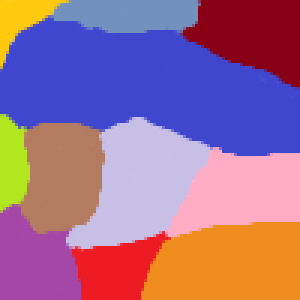
#> input picture ENGR7761 - Assignment 2/steve2.png, 100 x 100 px (shown 3 times larger)
$ jupyter execute Assignment2Final.ipynb   (shell and % lines are left out)
#> lines starting #> are read from the running program, lines starting #| are printed output that depends on the picture; after the words box and inside, x2 and y2 are one past the last pixel; in counts of white or black regions, pixels touching at a corner belong together
[cell 1]
boundaries =[
    ([200, 15, 17], [255, 56, 50]),  #Red
    ([50, 50, 150], [88, 88, 255]),  #Blue
    ([240, 230, 0], [255, 250, 10]),#Yellow#1
    ([255, 190, 10], [255, 215, 20]),#Yellow#2
    ([100, 120, 170], [130, 165, 210]),#Silver
    ([110, 0, 5],[150, 10, 35]),#Maroon
    ([160, 200, 10],[200, 250, 40]),#Lime
    ([20, 160, 60],[50, 190, 90]),#Green
    ([200, 120, 20],[250, 160, 50]),#Orange
    ([160, 100, 50],[200, 150, 100]),#Brown
    ([230, 155, 180],[255, 190, 210]),#Pink
    ([180, 180, 220],[225, 210, 245]),#Lavendar
    ([150, 50, 150],[180, 90, 180]),#Purple

]

boundariescolours = [
    "Red", "Blue", "Yellow1", "Yellow2", "Silver", "Maroon", "Lime", "Green", "Orange", "Brown", "Pink", "Lavendar", "Purple"
]

[cell 2]
import numpy as np
import cv2
import matplotlib.pyplot as plt
from PIL import Image
import pylab

pic = Image.open('steve2.png')
#> pic is the input picture: PIL image 100x100 RGB; mean R, G, B 157, 109.8, 143.9
import xlsxwriter
width, height = pic.size
#> width = 100; height = 100

new_pic_arr = []
np.seterr(over='ignore')

[cell 3]
pic

[cell 4]
pic_arr = np.asarray(pic)
new_pic_arr = pic_arr.copy()
print(pic_arr.shape)
#| (100, 100, 3)

blurred = cv2.GaussianBlur(pic_arr, (5,5), 0)
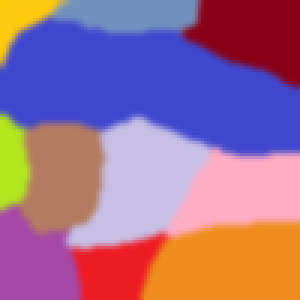
#> blurred: shape (100, 100, 3) (shown 3 times larger); mean R, G, B 157, 109.7, 143.9
lab = cv2.cvtColor(blurred, cv2.COLOR_BGR2LAB)
#> lab: shape (100, 100, 3); mean of channels 0, 1, 2 139.8, 158.3, 113.9

[cell 5]
threshold = 40
for i in range(height):
    for j in range(width):
        current_pixel = pic_arr[i,j]
        if i < height-1 and j < width-1:
            next_pixel = pic_arr[i+1,j+1]

        diff = [abs(int(next_pixel[0]) - int(current_pixel[0])), abs(int(next_pixel[1]) - int(current_pixel[1])), abs(int(next_pixel[2]) - int(current_pixel[2]))]

        if diff[0] >= threshold or diff[1] >= threshold or diff[2] >= threshold:
            new_pic_arr[i,j] = [0,0 , 0]
        else:
            new_pic_arr[i,j] = pic_arr[i,j]
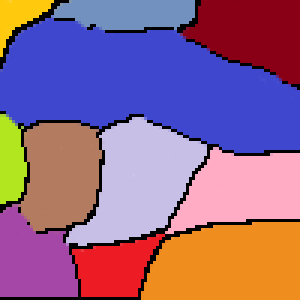
#> new_pic_arr: shape (100, 100, 3) (shown 3 times larger); 6.1% of pixels changed, all inside (x1, y1, x2, y2) = (0, 0, 100, 100)

[cell 6]
plt.imshow(new_pic_arr)

[cell 7]
l = 0
k = 0
p = 0
black = [0,0,0]

occured = False
found = False
alreadyset = False
firstpixel =[]
secondpixel = []

colours_found = []

for (lower, upper) in boundaries:

    lower = np.array(lower, dtype = "uint8")
    upper = np.array(upper, dtype = "uint8")

    mask = cv2.inRange(new_pic_arr, lower, upper)
    output = cv2.bitwise_and(new_pic_arr, new_pic_arr, mask = mask)
    output = cv2.cvtColor(output, cv2.COLOR_BGR2RGB)
    #print(output)
    #print("newline")

    i = 0
    j = 0
    counter = 0
    counter2 = 0


    #--------------------find if color occurs in the image---------------#
    for i in range(height):
        for j in range(width):
            #print(output[i,j])
            comparison = output[i,j] == black
            isequal = comparison.any()

            if not isequal:
                if boundariescolours[l] not in colours_found:
                    colours_found = np.append(colours_found, boundariescolours[l])
    #----------------------/finding colours-------------------------------#
    #----------------------finding first pixel----------------------------#

    for i in range(height):
        for j in range(width):

            a = not(output[i,j] == black).all()
            b = not(occured)

            if a and b:
                occured = True
                firstpixel = [i,j]

    #---------------------/finding first pixel----------------------------#
    #----------------------findmidpoint-----------------------------------#
    for i in range(height):
            for j in range(width):
                current_position = [i,j]
                if not ((output[i,j] == [0,0,0]).all()):
                    counter = counter + 1

    halfway = counter/2
    halfway = int(halfway)

    for i in range(height):
        for j in range(width):
            current_position = [i,j]
            if not ((output[i,j] == [0,0,0]).all()):
                counter2 = counter2 + 1
                if not(counter2 == halfway) :
                    midpoint = []
                else:
                    if not(found):
                        mid_point = current_position
                        print(mid_point)
                        counter2 = 0
                        found = True
     #---------------------/findmidpoint-----------------------------------#


    input_img = cv2.cvtColor(pic_arr, cv2.COLOR_BGR2RGB)


    resizedIn = cv2.resize(input_img, (height * 6, width  * 6), interpolation = cv2.INTER_AREA)
    resizedOut = cv2.resize(output, (height * 6, width  * 6), interpolation = cv2.INTER_AREA)

    if boundariescolours[l] in colours_found:
        cv2.putText(resizedIn,boundariescolours[l], (mid_point[1]*6, mid_point[0]*6), cv2.FONT_HERSHEY_SIMPLEX, 1, (0,0,0), 2, cv2.LINE_AA)

    cv2.imshow("images", np.hstack([resizedIn, resizedOut]))

    if boundariescolours[l] in colours_found:
        print("first pixel of", boundariescolours[l], "at", firstpixel)
        print("number of", boundariescolours[l], "pixels is", counter)

    l = l + 1
    occured = False
    found = False
    counter = 0
    cv2.waitKey(0)
#> this loop made 13 passes
#> pass 1, `mask = cv2.inRange(new_pic_arr, lower, upper)`:
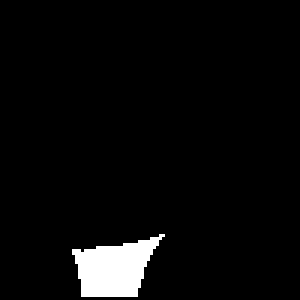
#> mask: shape (100, 100) (shown 3 times larger); 4% white; 1 white region, box (x1, y1, x2, y2) and area: (24, 78, 55, 99) 400
#> pass 1, `output = cv2.bitwise_and(new_pic_arr, new_pic_arr, mask = mask)`:
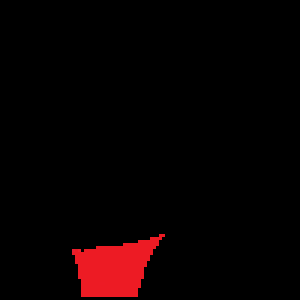
#> output: shape (100, 100, 3) (shown 3 times larger); mean R, G, B 9.5, 1.1, 1.4
#> after the loop:
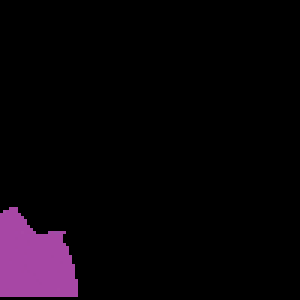
#> output: shape (100, 100, 3) (shown 3 times larger); mean R, G, B 9.8, 4.2, 9.7
#> after the loop:
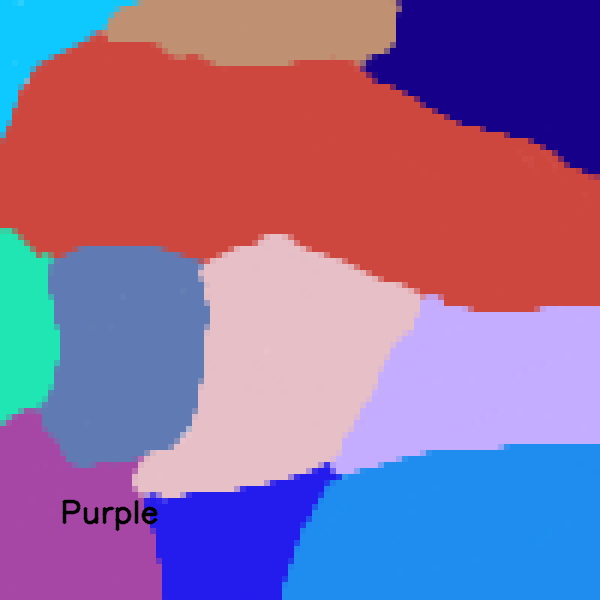
#> resizedIn: shape (600, 600, 3); mean R, G, B 143.6, 109.6, 156.6
#> after the loop, l = 13; mid_point = [87, 10]


print("These colours were found: ", colours_found)
#| These colours were found:  ['Red' 'Blue' 'Yellow2' 'Silver' 'Maroon' 'Lime' 'Orange' 'Brown' 'Pink'
#|  'Lavendar' 'Purple']
print("There were", len(colours_found), "colours found out of the possible", len(boundariescolours))
#| There were 11 colours found out of the possible 13
cv2.destroyAllWindows()
